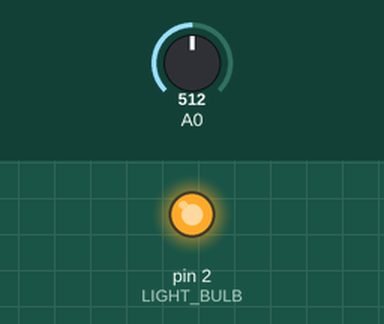
The sketch below on a simulated Arduino Uno, built with avr-gcc and run on an emulated ATmega328P. Parts: output pins drawn as LEDs (lit = HIGH). The test bench sets the inputs (shaded band); at power-on: A0 = 512.

Above: at 1.2 s.
1.3 s: A0 set to 885
2.8 s: A0 set to 914
At 3.3 s:
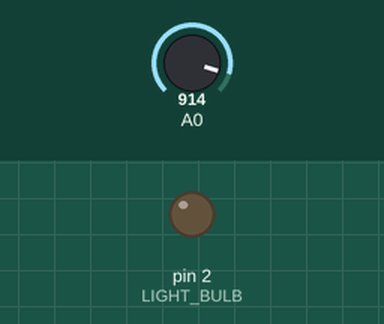
4.3 s: A0 set to 900
At 5.5 s:
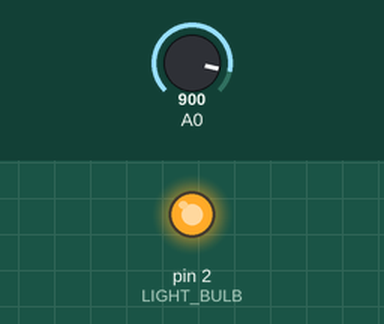
5.8 s: A0 set to 1023
At 6.8 s:
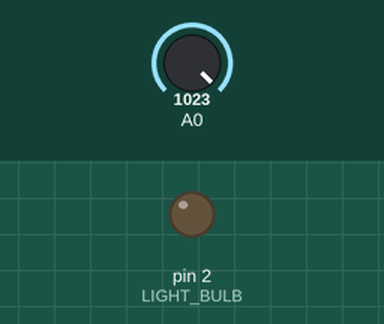
Timing chart, 0 to 8.3 s (numbered marks = the images above; inputs shaded):
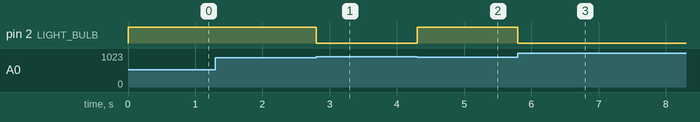

Measured:
- the behaviour switches between 900 and 901 on A0 (found by bisection; images 0 and 1)
- after the input at 1.3 s, every drawn part: stays the same
- after the input at 2.8 s, pin 2 (LIGHT_BULB): HIGH → LOW at once
- after the input at 4.3 s, pin 2 (LIGHT_BULB): LOW → HIGH at once
- after the input at 5.8 s, pin 2 (LIGHT_BULB): HIGH → LOW at once

The sketch:

photoresistor.ino
```cpp
// C++ code
//
#define LIGHT_BULB 2
void setup()
{
  pinMode(LIGHT_BULB, OUTPUT);

  // Initialize Serial Communication at 9600 bauds
  Serial.begin(9600);
}

void loop()
{
  int value = analogRead(A0);
  //Serial.println(value);
  //delay(500);

  if (value <= 900) {
  	digitalWrite(LIGHT_BULB, HIGH);
  } else {
  	digitalWrite(LIGHT_BULB, LOW);
  }
}
```
